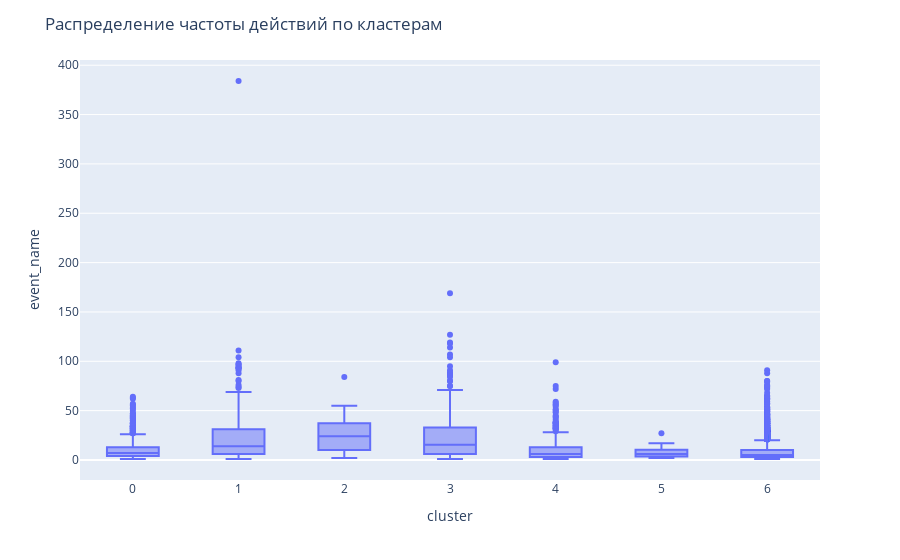

The cell this chart's notebook holds for it:
### Markdown cell above
### Частота действии в приложении
Определим частоту действий для каждого пользователя. Используем для этого следующую формулу:<br>

$F$=$\frac{Количество действий}{N-ый  промежуток времени}$ <BR>

Как прмоежуток времени для каждого пользователя возьмем период N=1 день.

### Code cell
activity_frequency=df.groupby(['user_id', 'cluster', 'day'])['event_name'].count().reset_index()

fig = px.box(activity_frequency, x="cluster", y="event_name")
fig.update_layout(title_text="Распределение частоты действий по кластерам",  yaxis=dict(autorange=True))
fig.show()

### Figure 1 — Plotly figure (JSON) as saved in the notebook; plotly's stock layout.template omitted (floating-point values rounded to 4 significant figures; data arrays with more than 128 entries replaced by an {"elided": "..."} marker saying what was removed)
{"data": [{"alignmentgroup": "True", "hovertemplate": "cluster=%{x}<br>event_name=%{y}<extra></extra>", "legendgroup": "", "marker": {"color": "#636efa"}, "name": "", "notched": false, "offsetgroup": "", "orientation": "v", "showlegend": false, "type": "box", "x": {"elided": "7817 int values"}, "x0": " ", "xaxis": "x", "y": {"elided": "7817 int values"}, "y0": " ", "yaxis": "y"}], "layout": {"boxmode": "group", "legend": {"tracegroupgap": 0}, "margin": {"t": 60}, "title": {"text": "Распределение частоты действий по кластерам"}, "xaxis": {"anchor": "y", "domain": [0, 1], "title": {"text": "cluster"}}, "yaxis": {"anchor": "x", "autorange": true, "domain": [0, 1], "title": {"text": "event_name"}}}}
